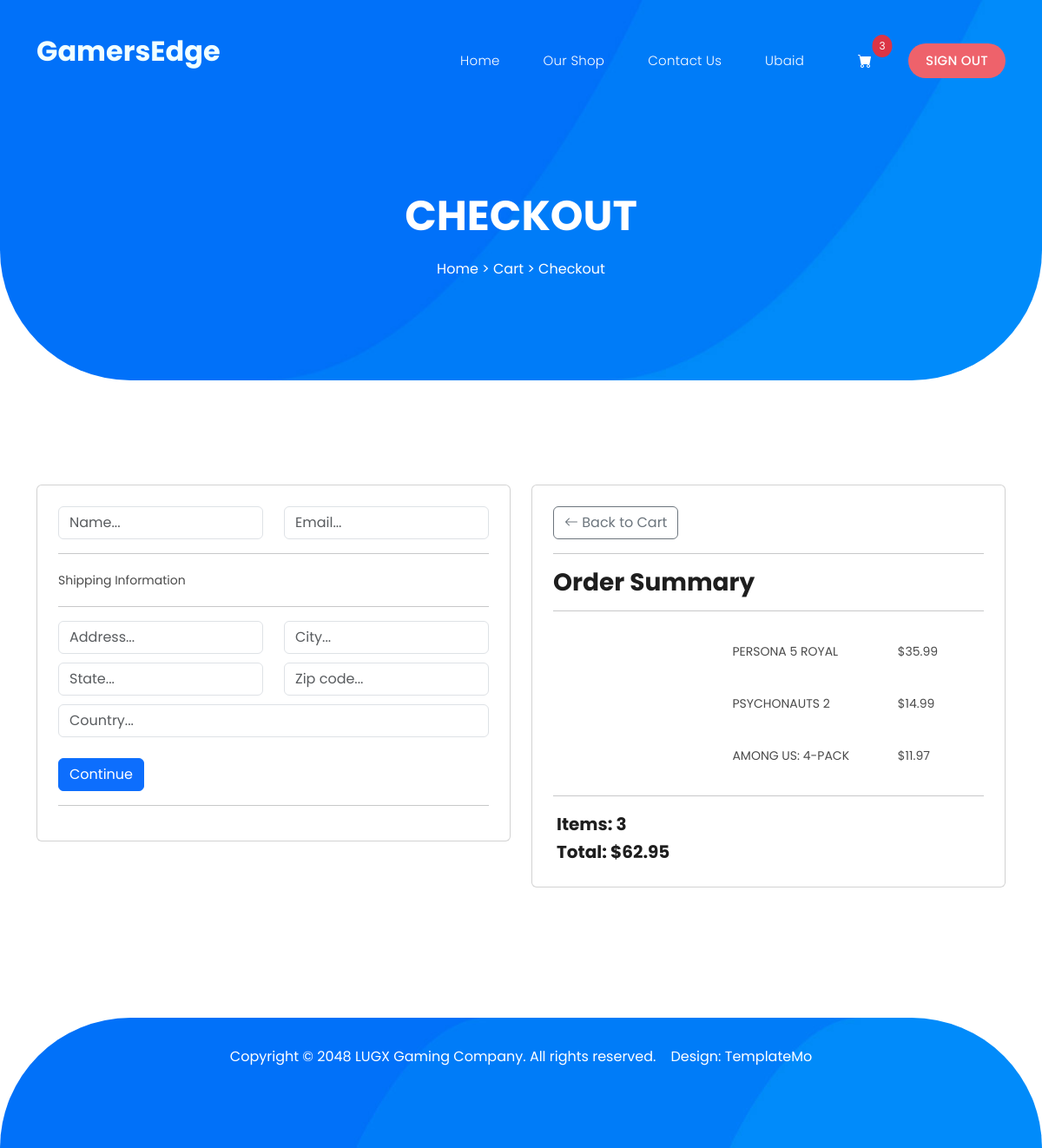
Screenshot of /checkout/ (signed in) with the database file from the repository.
### games/models.py (models this page shows, shortened)
class GameItem(models.Model):
    customer = models.ForeignKey(User, on_delete=models.SET_NULL, null=True, blank=True)
    game = models.ForeignKey(Game, on_delete=models.SET_NULL, null=True)
    order = models.ForeignKey(GameOrder, on_delete=models.SET_NULL, null=True)
    date_added = models.DateTimeField(auto_now_add=True)
    @property
    def get_total(self):
        price = self.game.price
        return price
    @property
    def quantity(self):
        return 1

class Game(models.Model):
    title = models.CharField(max_length=100)
    image_url = models.URLField()
    image_cover_url = models.URLField()
    price = models.DecimalField(max_digits=10, decimal_places=2)
    publisher = models.CharField(max_length=100)
    Description = models.TextField(blank=True)
    genres = models.ManyToManyField(Genre)

### games/views.py (the view)
# urls.py: path("checkout/", views.checkoutView, name='checkout'),
def checkoutView(request):
    games = GameItem.objects.filter(customer=request.user)
    cart_items, cart_total, order = get_user_order(request)
    context = {'cartItems': cart_items, 'games': games,
                'cartTotal': cart_total, 'order': order}
    return render(request, 'games/checkout.html', context)

### games/models.py (called while the page is built)
    @property
    def get_cart_total(self):
        gameitems = self.gameitem_set.all()
        total = sum([gameitem.get_total for gameitem in gameitems])
        return total

    @property
    def get_cart_items(self):
        gameitems = self.gameitem_set.all()
        total = sum([gameitem.quantity for gameitem in gameitems])
        return total

### games/utils.py (called while the page is built)
def get_user_order(request):
    if request.user.is_authenticated:
        user = request.user
        order, created = GameOrder.objects.get_or_create(customer=user)
        item = order.gameitem_set.all()
        cart_items = order.get_cart_items
        cart_total = order.get_cart_total
    else:
        items = []
        order = {'get_cart_total': 0, 'get_cart_items': 0, 'shipping': False}
        cart_items = order['get_cart_items']
        cart_total = order['get_cart_total']
    return cart_items, cart_total, order

### games/templates/games/checkout.html (shortened to what this page needs)
{% extends 'main.html' %}
{% load static %}
{% block content %}
<div class="page-heading header-text">
  <div class="container">
    <div class="row">
      <div class="col-lg-12">
        <h3>Checkout</h3>
        <span class="breadcrumb"><a href="#">Home</a>  >  Cart > Checkout</span>
      </div>
    </div>
  </div>
</div>
<div class="checkout-page section">
    <div class="container">
        <div class="row">
            <div class="col-lg-6" id="form-wrapper">
                <div class="card p-4">
                    <form id="form" action="javascript:void(0);" onSubmit="formsubmit(event)">
                        <div id="user-info">
                          <div class="row">
                            <div class="col">
                              <div class="form-field">
                                <input required class="form-control" type="text" name="name" placeholder="Name...">
                              </div>
                            </div>
                            <div class="col">
                              <div class="form-field">
                                <input required class="form-control" type="email" name="email" placeholder="Email...">
                              </div>
                            </div>
                          </div>
                        </div>
                        <div id="shipping-info">
                          <hr>
                          <p>Shipping Information</p>
                          <hr>
                          <div class="row" style="padding-bottom: 10px;">
                            <div class="col">
                              <div class="form-field">
                                <input class="form-control" type="text" name="address" placeholder="Address...">
                              </div>
                            </div>
                            <div class="col">
                              <div class="form-field">
                                <input class="form-control" type="text" name="city" placeholder="City...">
                              </div>
                            </div>
                          </div>
                          <div class="row" style="padding-bottom: 10px;">
                            <div class="col">
                              <div class="form-field">
                                <input class="form-control" type="text" name="state" placeholder="State...">
                              </div>
                            </div>
                            <div class="col">
                              <div class="form-field">
                                <input class="form-control" type="text" name="zipcode" placeholder="Zip code...">
                              </div>
                            </div>
                          </div>
                          <div class="row">
                            <div class="col">
                              <div class="form-field">
                                <input class="form-control" type="text" name="country" placeholder="Country...">
                              </div>
                            </div>
                          </div>
                        </div>
                        <br>
                        <button id="form-button" class="btn btn-primary" type="submit">
                          Continue
                          </button>
                    </form>
                    <hr>
                </div>
            </div>
            <br>
            <div class="col-lg-6" id="item-info">
              <div class="card p-4">
                <div class="row">
                  <div class="col-6">
                    <a class="btn btn-outline-secondary" href="{% url 'cart' %}"><i class="bi bi-arrow-left"></i> Back to Cart</a>
                  </div>
                </div>
                <hr>
                <h3>Order Summary</h3>
                <hr>
                {% for game_item in games.all %}
                <div class="row p-3 align-items-center">
                  <div style="flex:2"><p>{{ game_item.game.title }}</p></div>
                  <div style="flex:1"><p>${{ game_item.game.price }}</p></div>
                </div>
                {% endfor %}
                <hr>
                <div>
                  <h5 class="p-1">Items: {{cartItems}}</h5>
                  <h5 class="p-1">Total: ${{cartTotal|floatformat:2}}</h5>
                </div>
              </div>
            </div>
        </div>
    </div>
</div>
{% endblock content %}

### templates/navbar.html (shortened to what this page needs)
{% load static %}
<nav class="main-nav">
    <a href="{% url 'home' %}" class="logo">
        <h2 style="color: azure;">GamersEdge</h2>
    </a>
    <ul class="nav">
        <li><a href="{% url 'home' %}">Home</a></li>
        <li><a href="{% url 'shop' %}">Our Shop</a></li>
        <li><a href="{% url 'contact' %}">Contact Us</a></li>
        {% if request.user.is_authenticated %}
        <li><a href="{% url 'profile' %}">{{ request.user.username }}</a></li>
        <li>
            <a href="{% url 'cart' %}">
                <button type="button" class="btn btn-primary position-relative" style="background: None; border: 0;">
                    <i class="bi bi-cart-fill"></i>
                    <span class="position-absolute top-0 start-100 translate-middle px-2 py-1 bg-danger rounded-circle" style="font-size: 12px;">
                      <span>{{cartItems}}</span>
                    </span>
                  </button>
            </a>
        </li>
        <li><a href="{% url 'logout' %}">Sign Out</a></li>
        {% else %}
        <li><a href="{% url 'login' %}">Sign In</a></li>
        {% endif %}
    </ul>
</nav>

### static/css/templatemo-lugx-gaming.css (style rules this page uses)
html, body, div, span, applet, object, iframe, h1, h2, h3, h4, h5, h6, p, blockquote, div pre, a, abbr, acronym, address, big, cite, code, del, dfn, em, font, img, ins, kbd, q, s, samp, small, strike, strong, sub, sup, tt, var, b, u, i, center, dl, dt, dd, ol, ul, li, figure, header, nav, section, article, aside, footer, figcaption { margin: 0; padding: 0; border: 0; outline: 0; }
ul, li { padding: 0; margin: 0; list-style: none; }
header, nav, section, article, aside, footer, hgroup { display: block; }
* { box-sizing: border-box; }
html, body { font-family: 'Poppins', sans-serif; -ms-text-size-adjust: 100%; -webkit-font-smoothing: antialiased; -moz-osx-font-smoothing: grayscale; }
a { text-decoration: none !important; }
h1, h2, h3, h4, h5, h6 { color: #1e1e1e; margin-top: 0px; margin-bottom: 0px; font-weight: 700; }
ul { margin-bottom: 0px; }
p { font-size: 14px; line-height: 28px; color: #4a4a4a; }
html, body { font-family: 'Poppins', sans-serif; }
.section { margin-top: 120px; }
.header-area .main-nav { background: transparent; display: flex; }
.header-area .main-nav .logo { -webkit-transition: all 0.3s ease 0s; -moz-transition: all 0.3s ease 0s; -o-transition: all 0.3s ease 0s; transition: all 0.3s ease 0s; display: inline-block; }
.header-area .main-nav ul.nav { border-radius: 0px 0px 25px 25px; flex-basis: 100%; margin-top: 10px; justify-content: right; -webkit-transition: all 0.3s ease 0s; -moz-transition: all 0.3s ease 0s; -o-transition: all 0.3s ease 0s; transition: all 0.3s ease 0s; position: relative; z-index: 999; }
.header-area .main-nav .nav li:last-child { padding-right: 0px; }
.header-area .main-nav .nav li { padding-left: 10px; padding-right: 10px; height: 40px; line-height: 40px; }
.header-area .main-nav .nav li a { display: block; padding-left: 20px; padding-right: 20px; border-radius: 20px; font-weight: 300; font-size: 15px; height: 40px; line-height: 40px; text-transform: capitalize; color: #fff; -webkit-transition: all 0.4s ease 0s; -moz-transition: all 0.4s ease 0s; -o-transition: all 0.4s ease 0s; transition: all 0.4s ease 0s; border: transparent; letter-spacing: .25px; }
.header-area .main-nav .nav li:last-child a { background-color: #ee626b; text-transform: uppercase; font-weight: 500; }
@media (max-width: 1200px) { .header-area .main-nav .nav li { padding-left: 5px; padding-right: 5px; } }
.page-heading { background-image: url(../images/page-heading-bg.jpg); border-radius: 0px 0px 150px 150px; background-position: center bottom; background-repeat: no-repeat; background-size: cover; padding: 200px 0px 100px 0px; text-align: center; }
.page-heading span { display: inline-block; font-size: 16px; color: #fff; }
.page-heading span a { color: #fff; }
.page-heading h3 { font-size: 48px; text-transform: uppercase; color: #fff; margin-top: 20px; position: relative; margin-bottom: 20px; }
body { overflow-x: hidden; }

### rows the page displays
GameItem: game "PERSONA 5 ROYAL", game.price "35.99"
GameItem: game "PSYCHONAUTS 2", game.price "14.99"
GameItem: game "AMONG US: 4-PACK", game.price "11.97"

### other values shown
{{ request.user.username }} "Ubaid"
{{ cartItems }} "3"
{{ cartTotal|floatformat:2 }} "62.95"
